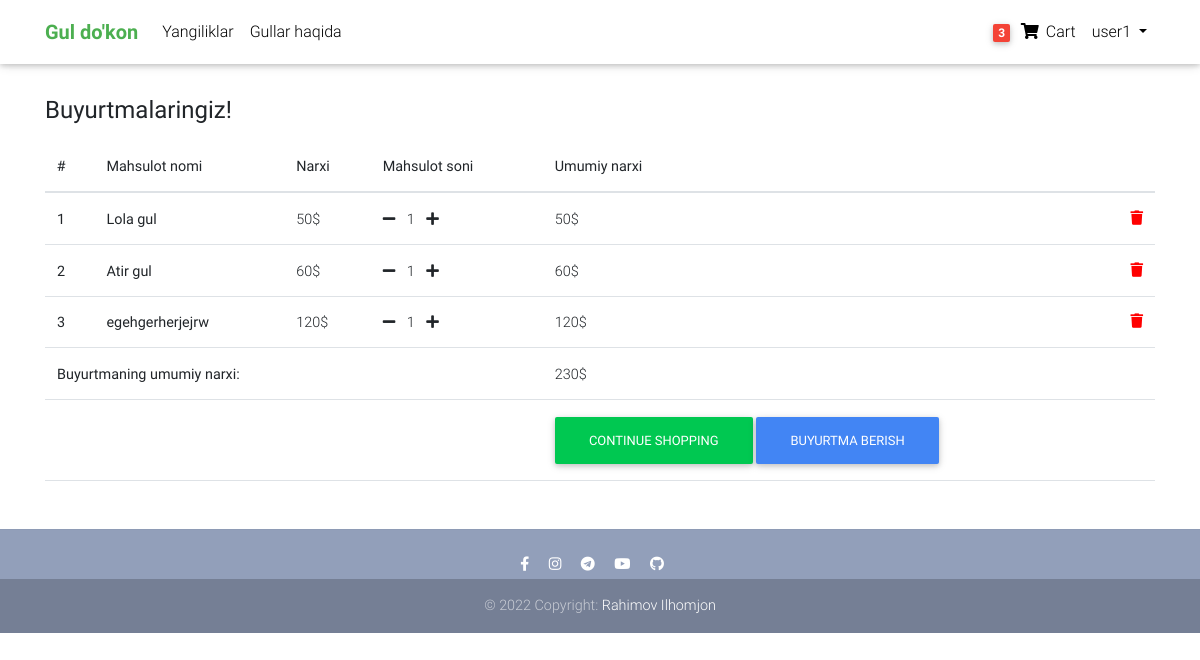
Page /order-summary (signed in) on the earlier database version.
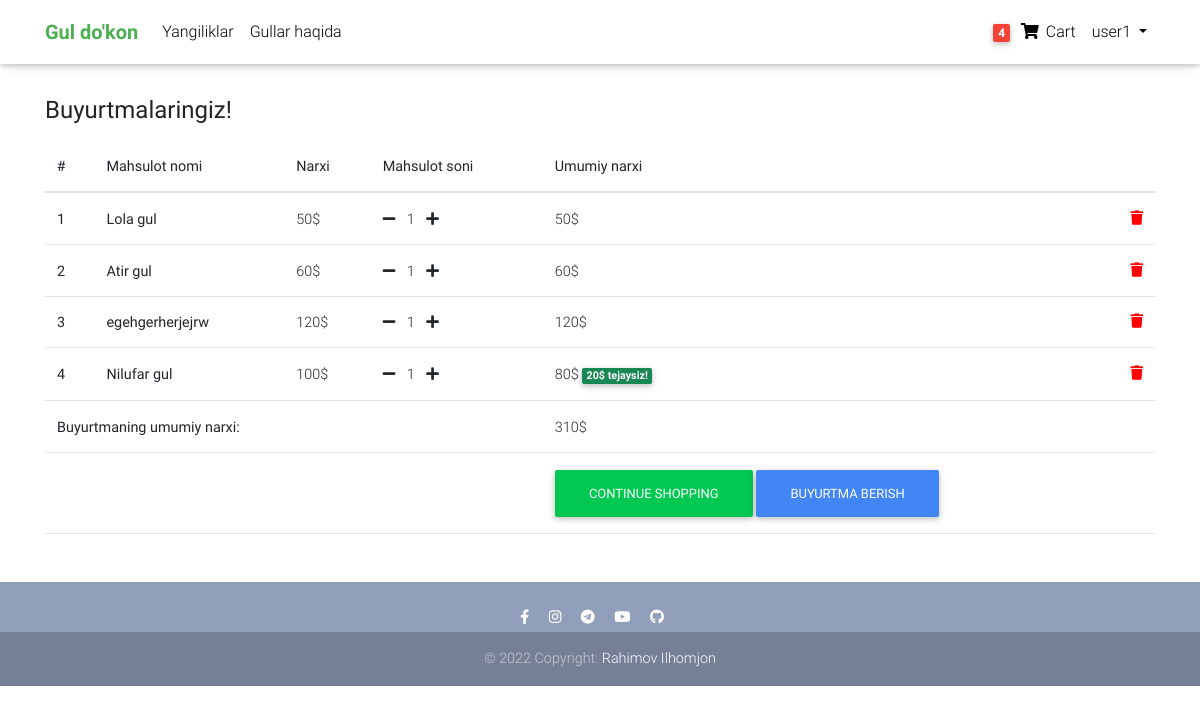
Same page on the later database version.
### accounts/models.py (models this page shows)
class CustomUser(AbstractUser):
    age = models.PositiveIntegerField(null=True, blank=True)

### flowers/models.py (models this page shows, shortened)
class Order(models.Model):
    user = models.ForeignKey(settings.AUTH_USER_MODEL, on_delete=models.CASCADE)
    products = models.ManyToManyField(OrderProduct)
    start_date = models.DateTimeField(auto_now_add=True)
    ordered_date = models.DateTimeField()
    ordered = models.BooleanField(default=False)
    order_completed = models.BooleanField(default=False)
    order_completed_date = models.DateTimeField(null=True, blank=True)
    billingAddress = models.ForeignKey('BillingAddress', on_delete=models.SET_NULL, blank=True, null=True)
    payment = models.ForeignKey('Payment', on_delete=models.SET_NULL, blank=True, null=True)
    promo_code_text = models.CharField(max_length=20, blank=True, null=True)
    promocode = models.ForeignKey('PromoCode', on_delete=models.SET_NULL, blank=True, null=True)
    def get_total(self):
        total = 0
        for order_product in self.products.all():
            total += order_product.get_final_price()
        promo_code = self.promocode
        if promo_code:
            if promo_code.discount_cash:
                total -= promo_code.discount_cash
            elif promo_code.discount_interest:
                total *= (100-promo_code.discount_interest) / 100
        return total

class OrderProduct(models.Model):
    user = models.ForeignKey(settings.AUTH_USER_MODEL, on_delete=models.CASCADE)
    ordered = models.BooleanField(default=False)
    product = models.ForeignKey(Product, on_delete=models.CASCADE)
    quantity = models.IntegerField(default=1)
    def get_total_product_price(self):
        return self.quantity * self.product.price
    def get_total_product_discount_price(self):
        return self.quantity * self.product.discount_price
    def get_amount_saved(self):
        return self.get_total_product_price() - self.get_total_product_discount_price()
    def get_final_price(self):
        if self.product.discount_price:
            return self.get_total_product_discount_price()
        return self.get_total_product_price()

class Product(models.Model):
    name = models.CharField(max_length=50)
    description = RichTextField()
    date = models.DateTimeField(auto_now_add=True)
    image = models.ImageField(upload_to='images/')
    price = models.IntegerField()
    discount_price = models.IntegerField(null=True, blank=True)
    category = models.ForeignKey(Category, on_delete=models.CASCADE)
    label = models.CharField(choices=LABEL_CHOICES, max_length=10, null=True, blank=True)
    class Meta:
        verbose_name_plural = "Products"

### flowers/views.py (the view)
# urls.py: path('order-summary', OrderSummaryView.as_view(), name='order-summary'),
class OrderSummaryView(LoginRequiredMixin, View):
    def get(self, *args, **kwargs):
        try:
            order = Order.objects.get(user=self.request.user, ordered=False)
            return render(self.request, 'order_summary.html', context={
                'object': order,
            })
        except ObjectDoesNotExist:
            messages.error(self.request, "Savatingiz bo'sh, mahsulot tanlab uni qo'shing!", extra_tags='danger')
            return HttpResponseRedirect(self.request.META.get('HTTP_REFERER'))

### flowers/templatetags/card_template_tags.py (called while the page is built)
@register.filter()
def card_flower_count(user):
    if user.is_authenticated:
        qs = Order.objects.filter(user=user, ordered=False)
        if qs.exists():
            return qs.last().products.count()
    return 0

### template/order_summary.html (shortened to what this page needs)
{% extends 'base.html' %}
{% block content %}
<div class="mt-5 pt-5">
  </div>
<main>
    <div class="container">
  <h4><b>Buyurtmalaringiz!</b></h4>
<table class="table table-hover mt-3 mb-5">
    <thead>
    <tr>
      <th scope="col">#</th>
      <th scope="col">Mahsulot nomi</th>
      <th scope="col">Narxi</th>
      <th scope="col">Mahsulot soni</th>
      <th scope="col">Umumiy narxi</th>
    </tr>
  </thead>
  <tbody class="table-group-divider">
  {% for order_product in object.products.all %}
    <tr>
      <th scope="row">{{ forloop.counter }}</th>
      <th><a class="text-link active" href="{% url 'product' order_product.product.id %} ">{{ order_product.product.name }}</a></th>
      {% if order_product.product.discount_price %}
        <td>{{ order_product.product.price }}$</td>
        <td>
          <a href="{% url 'remove-flower-from-card' order_product.product.id %}"><i class="fas fa-minus mr-2"></i> </a>
          {{ order_product.quantity }}
          <a href="{% url 'add-to-card' order_product.product.id %}"><i class="fas fa-plus ml-2"></i></a>
        </td>
        <td>{{ order_product.get_final_price }}$
          <span class="badge text-bg-success">{{ order_product.get_amount_saved }}$ tejaysiz!</span>
          <a style="color:red;" href="{% url 'remove-from-card' order_product.product.id %}">
            <i class="fas fa-trash float-right"></i>
          </a>
        </td>
      {% else %}
        <td>{{ order_product.product.price }}$</td>
        <td>
          <a href="{% url 'remove-flower-from-card' order_product.product.id %}"><i class="fas fa-minus mr-2"></i> </a>
          {{ order_product.quantity }}
          <a href="{% url 'add-to-card' order_product.product.id %}"><i class="fas fa-plus ml-2"></i></a>
        </td>
        <td>{{ order_product.get_final_price }}$
          <a style="color:red;" href="{% url 'remove-from-card' order_product.product.id %}">
            <i class="fas fa-trash float-right"></i>
          </a>
        </td>
      {% endif %}
    </tr>
  {% endfor %}
  <tr>
    <td colspan="4"><b>Buyurtmaning umumiy narxi: </b></td>
    <td>{{ object.get_total }}$</td>
  </tr>
  <tr>
    <td colspan="4"></td>
    <td><a class="btn btn-success" href="/category/0/page/1/">continue shopping</a>
      {% if object.products.all %}
        <a class="btn btn-primary" href="{% url 'checkout' %}">Buyurtma berish</a> </td>
      {% endif %}
  </tr>
  </tbody>
</table>
    </div>
</main>
{% endblock content %}

### template/base.html (shortened to what this page needs)
{% load static %}
{% load card_template_tags %}
<!doctype html>
<html lang="uz">
<head>
  <link href="https://cdn.jsdelivr.net/npm/bootstrap@5.2.3/dist/css/bootstrap.min.css" rel="stylesheet">
  <link href="https://getbootstrap.com/docs/5.2/assets/css/docs.css" rel="stylesheet">
  <link rel="stylesheet" href="https://use.fontawesome.com/releases/v5.11.2/css/all.css">
  <link href="/static/css/bootstrap.min.css" rel="stylesheet">
  <link href="/static/css/mdb.min.css" rel="stylesheet">
  <link href="/static/css/style.min.css" rel="stylesheet">
</head>
<body>
  <nav class="navbar fixed-top navbar-expand-lg navbar-light white scrolling-navbar">
    <div class="container">
      <a class="navbar-brand waves-effect" href="/category/0/page/1/">
        <strong class="green-text"><b>Gul do'kon</b></strong>
      </a>
      <div class="collapse navbar-collapse" id="navbarSupportedContent">
        <ul class="navbar-nav mr-auto">
          <li class="nav-item">
            <a class="nav-link waves-effect" href="">Yangiliklar</a>
          </li>
          <li class="nav-item">
            <a class="nav-link waves-effect" href="">Gullar haqida</a>
          </li>
        </ul>
        <ul class="navbar-nav nav-flex-icons">
          {% if user.is_authenticated %}
          <li class="nav-item">
            <a href="{% url 'order-summary' %}" class="nav-link waves-effect">
              <span class="badge red z-depth-1 mr-1"> {{ user|card_flower_count }} </span>
              <i class="fas fa-shopping-cart"></i>
              <span class="clearfix d-none d-sm-inline-block"> Cart </span>
            </a>
          </li>
           <li class="nav-item dropdown">
              <a class="nav-link dropdown-toggle" href="#" role="button" data-bs-toggle="dropdown" aria-expanded="false">
                {{ user.username }}
              </a>
            </li>
          {% else %}
          <div class="button small">
            <a href="{% url 'login' %}" class="btn btn-outline-light" type="submit" style="height:40; width:120;">login</a></div>
          {% endif %}
        </ul>
      </div>
    </div>
  </nav>
    <main>
        {% block content %}
        {% endblock content %}
    </main>
  <footer class="page-footer text-center font-small mt-4 wow fadeIn">
    <hr class="my-4">
    <div class="pb-1">
      <a href="https://www.facebook.com/profile.php?id=100075273840350&mibextid=ZbWKwL" target="_blank">
        <i class="fab fa-facebook-f mr-3"></i>
      </a>
      <a href="https://www.instagram.com/rahimov_ilhomjon01/" target="_blank">
        <i class="fab fa-instagram mr-3"></i>
      </a>
      <a href="http://t.me/Rahimov_Ilhomjon" target="_blank">
        <i class="fab fa-telegram mr-3"></i>
      </a>
      <a href="https://www.youtube.com/@realpythonacademy3211" target="_blank">
        <i class="fab fa-youtube mr-3"></i>
      </a>
      <a href="https://github.com/RahimovIlhom" target="_blank">
        <i class="fab fa-github mr-3"></i>
      </a>
    </div>
    <div class="footer-copyright py-3">
      © 2022 Copyright:
      <a href="" target="_blank"> Rahimov Ilhomjon </a>
    </div>
  </footer>
  </body>
</html>

### template/base.html (style rules this page uses)
html, body, header, .carousel { height: 60vh; }

Differences in the rows shown:
computed for CustomUser "user1": id "3" → "4"
added OrderProduct: product.name "Nilufar gul", product.price "100", quantity "1", get_final_price "80", get_amount_saved "20"
changed Order: get_total "230" → "310"
